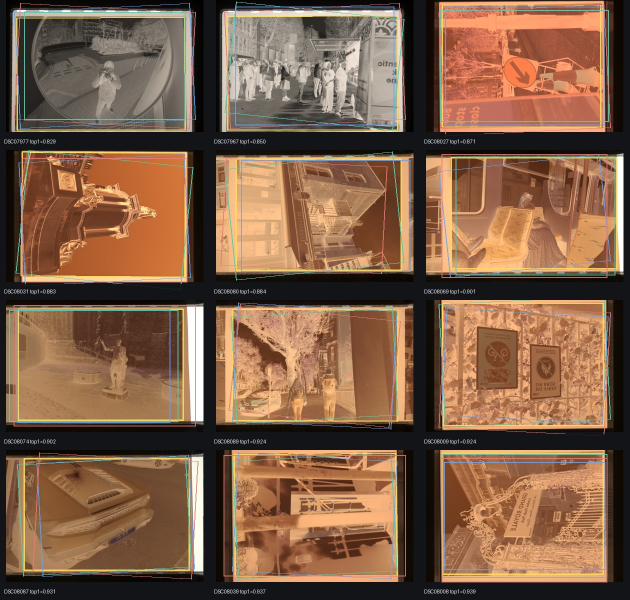
#> input picture calibration/frame_ranker_smoke_dual_60/topk_debug.jpg, 1260 x 1200 px (shown at 1/2 size); its folder holds only this picture in this run
$ python -i auto_detect.py   (imports and definitions only)   (older library calls are emulated)
#> lines starting #> are read from the running program, lines starting #| are printed output that depends on the picture; after the words box and inside, x2 and y2 are one past the last pixel; in counts of white or black regions, pixels touching at a corner belong together
from __future__ import annotations

import math
from dataclasses import dataclass

import cv2
import numpy as np

from qnegative.core.frame_ranker import detect_ranked_frame_candidates
from qnegative.core.geometry import rotated_rect_corners, scale_point, scale_rect
from qnegative.core.models import ImagePoint, ImageRect, ImageSize
from qnegative.core.preview import resize_long_edge


DETECT_MAX_EDGE = 1400
FRAME_CONFIDENCE_HIGH = 0.72
FRAME_CONFIDENCE_MEDIUM = 0.68
FRAME_MAX_AREA_RATIO = 0.70
CENTERED_EDGE_INSET_RATIO = 0.0
CENTERED_EDGE_CONFIDENCE_HIGH = 0.68
BASE_CONFIDENCE_HIGH = 0.68
BASE_CONFIDENCE_MEDIUM = 0.45

FORMAT_RATIOS = {
    "auto": (1.50, 1.33, 1.00, 7.0 / 6.0, 1.50),
    "135": (1.50,),
    "645": (4.0 / 3.0,),
    "66": (1.00,),
    "67": (7.0 / 6.0,),
    "69": (1.50,),
}


@dataclass(frozen=True)
class AutoFrameResult:
    rect: ImageRect
    confidence: float
    confidence_level: str
    format_hint: str
    method: str


@dataclass(frozen=True)
class AutoBaseResult:
    point: ImagePoint | None
    rgb: np.ndarray | None
    confidence: float
    confidence_level: str
    source: str


@dataclass(frozen=True)
class AutoDetectResult:
    frame: AutoFrameResult | None
    base: AutoBaseResult | None


@dataclass(frozen=True)
class _FrameCandidate:
    rect: ImageRect
    confidence: float
    format_hint: str
    method: str


@dataclass(frozen=True)
class _BaseCandidate:
    point: ImagePoint
    rgb: np.ndarray
    score: float
    confidence: float
    source: str


# [222 lines left out: functions detect_frame_and_base, detect_film_frame, _ranker_frame_candidates, detect_film_base, _prepare_detection_image, _normalize_luminance_to_uint8, not called in this run]


def _edge_map(gray: np.ndarray) -> np.ndarray:
    blurred = cv2.GaussianBlur(gray, (5, 5), 0)
    edges = cv2.Canny(blurred, 36, 150)
    kernel = cv2.getStructuringElement(cv2.MORPH_RECT, (5, 5))
    return cv2.dilate(edges, kernel, iterations=1)


# [538 lines left out: functions _candidate_masks, _centered_edge_frame_candidate, _center_out_boundary, _projection_frame_candidate, _smooth_signal, _inner_boundaries and 13 more, not called in this run]

>>> import cv2
>>> picture = cv2.imread('../../calibration/frame_ranker_smoke_dual_60/topk_debug.jpg', cv2.IMREAD_GRAYSCALE)
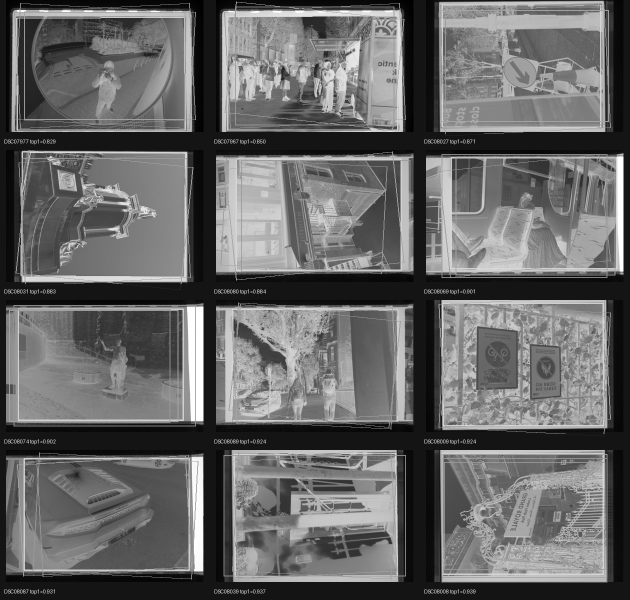
#> picture: shape (1200, 1260) (shown at 1/2 size); min 0, max 255, mean 101.5
>>> result = _edge_map(picture)
#> in _edge_map, `edges = cv2.Canny(blurred, 36, 150)`:
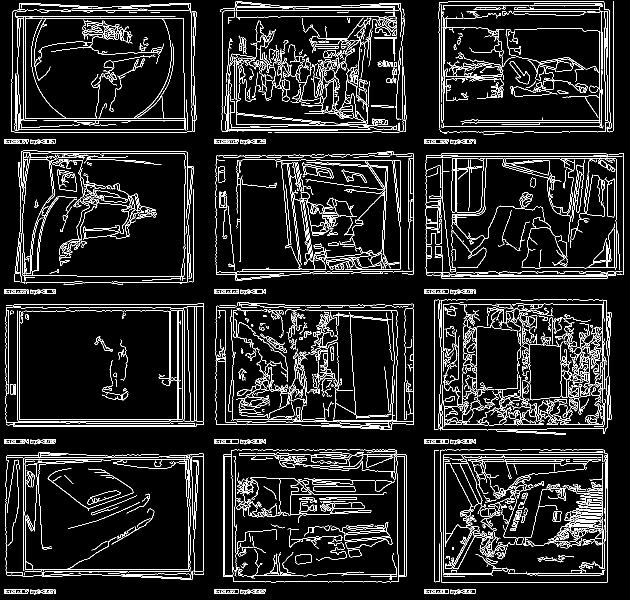
#> edges: shape (1200, 1260) (shown at 1/2 size); 8.8% white in thin lines or dots
#> in _edge_map, `return cv2.dilate(edges, kernel, iterations=1)`:
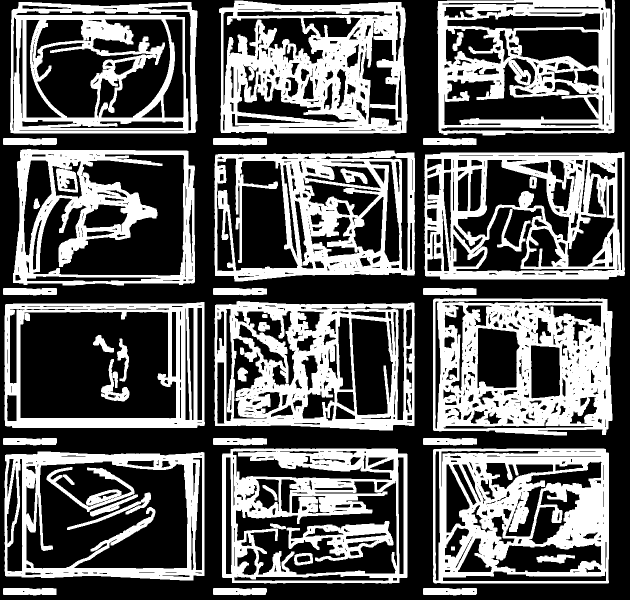
#> returned value: shape (1200, 1260) (shown at 1/2 size); 38.3% white; 43 white regions, largest, box (x1, y1, x2, y2) and area: (866, 597, 1225, 871) 61373, (438, 1, 815, 267) 58102, (866, 897, 1218, 1167) 53755
